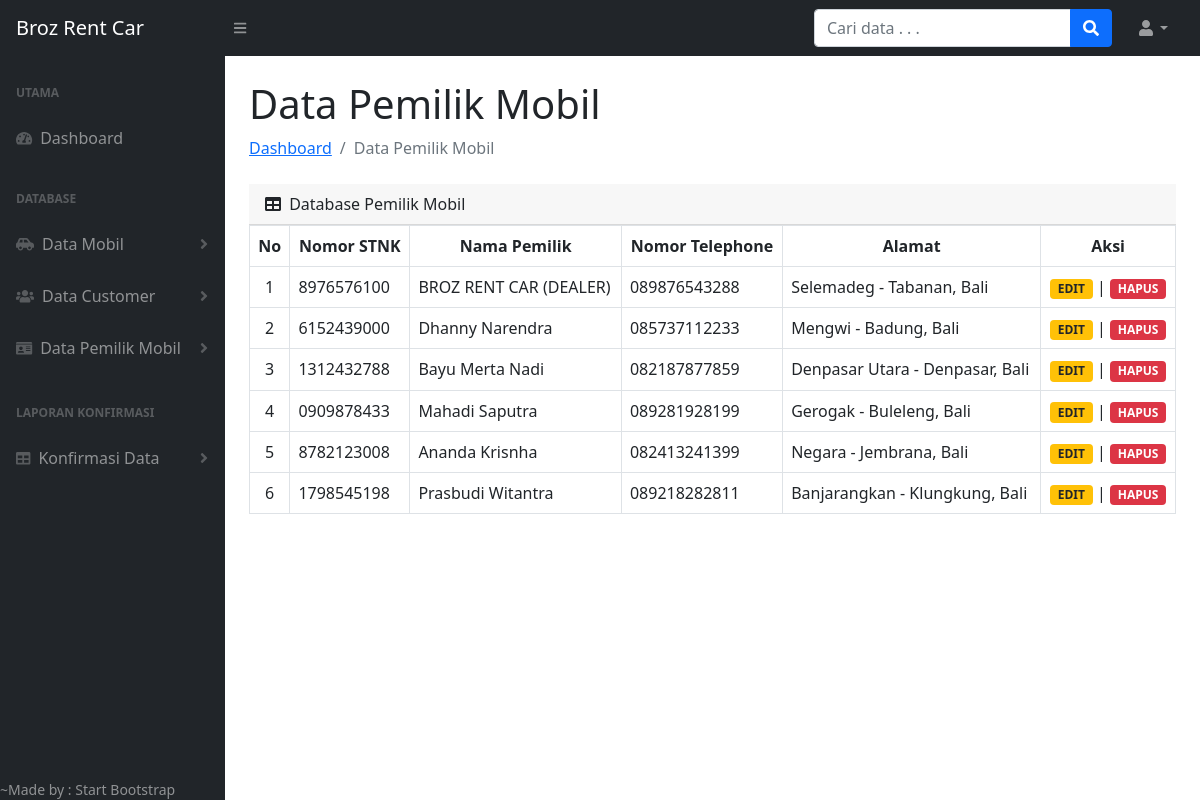
The app's page /admin/data_pemilik.php (signed in) with its own data.
### tables this page shows
CREATE TABLE `pemilikmobil` (
  `id_pemilik` int(11) NOT NULL,
  `no_stnk` varchar(10) NOT NULL,
  `nama_pemilik` varchar(100) NOT NULL,
  `no_telp` varchar(20) NOT NULL,
  `alamat` varchar(100) NOT NULL
);

### admin/functions.php (called while the page is built, shortened)
<?php
$conn = mysqli_connect("localhost", "root", "", "rentcar");
function query($query)
{
    global $conn;
    $result = mysqli_query($conn, $query);
    $rows = [];
    while ($row = mysqli_fetch_assoc($result)) {
        $rows[] = $row;
    }
    return $rows;
}

### admin/data_pemilik.php (the view, shortened to what this page needs)
<?php
require 'functions.php';
$data_pemilik = query("SELECT * FROM pemilikmobil");
?>
<!DOCTYPE html>
<html lang="en">
  <head>
    <link href="https://cdn.jsdelivr.net/npm/simple-datatables@latest/dist/style.css" rel="stylesheet" />
    <link href="css/styles.css" rel="stylesheet" />
  </head>
  <body class="sb-nav-fixed">
    <nav class="sb-topnav navbar navbar-expand navbar-dark bg-dark">
      <a class="navbar-brand ps-3" href="index.php">Broz Rent Car</a>
      <button class="btn btn-link btn-sm order-1 order-lg-0 me-4 me-lg-0" id="sidebarToggle" href=""><i class="fas fa-bars"></i></button>
      <form action="" method="post" class="d-none d-md-inline-block form-inline ms-auto me-0 me-md-3 my-2 my-md-0">
        <div class="input-group">
          <input name="keyword" class="form-control" type="text" placeholder="Cari data . . ." aria-label="Search for..." autocomplete="off" />
          <button name="cari" class="btn btn-primary" type="submit"><i class="fas fa-search"></i></button>
        </div>
      </form>
      <ul class="navbar-nav ms-auto ms-md-0 me-3 me-lg-4">
        <li class="nav-item dropdown">
          <a class="nav-link dropdown-toggle" id="navbarDropdown" href="" role="button" data-bs-toggle="dropdown" aria-expanded="false"><i class="fas fa-user fa-fw"></i></a>
        </li>
      </ul>
    </nav>
    <div id="layoutSidenav">
      <div id="layoutSidenav_nav">
        <nav class="sb-sidenav accordion sb-sidenav-dark" id="sidenavAccordion">
          <div class="sb-sidenav-menu">
            <div class="nav">
              <div class="sb-sidenav-menu-heading">Utama</div>
              <a class="nav-link" href="index.php">
                <div class="sb-nav-link-icon"><i class="fas fa-tachometer-alt"></i></div>
                Dashboard
              </a>
              <div class="sb-sidenav-menu-heading">Database</div>
              <a class="nav-link collapsed mb-1" href="" data-bs-toggle="collapse" data-bs-target="#collapseLayouts" aria-expanded="false" aria-controls="collapseLayouts">
                <div class="sb-nav-link-icon"><i class="fas fa-car-side"></i></div>
                Data Mobil
                <div class="sb-sidenav-collapse-arrow"><i class="fas fa-angle-down"></i></div>
              </a>
              <a class="nav-link collapsed mb-1" href="" data-bs-toggle="collapse" data-bs-target="#collapsePages" aria-expanded="false" aria-controls="collapsePages">
                <div class="sb-nav-link-icon"><i class="fas fa-users"></i></div>
                Data Customer
                <div class="sb-sidenav-collapse-arrow"><i class="fas fa-angle-down"></i></div>
              </a>
              <a class="nav-link collapsed mb-1" href="" data-bs-toggle="collapse" data-bs-target="#collapsePemilik" aria-expanded="false" aria-controls="collapsePemilik">
                <div class="sb-nav-link-icon"><i class="fas fa-id-card"></i></div>
                Data Pemilik Mobil
                <div class="sb-sidenav-collapse-arrow"><i class="fas fa-angle-down"></i></div>
              </a>
              <div class="sb-sidenav-menu-heading">Laporan Konfirmasi</div>
              <a class="nav-link collapsed mb-1" href="" data-bs-toggle="collapse" data-bs-target="#collapseLaporan" aria-expanded="false" aria-controls="collapseLaporan">
                <div class="sb-nav-link-icon"><i class="fas fa-table"></i></div>
                Konfirmasi Data
                <div class="sb-sidenav-collapse-arrow"><i class="fas fa-angle-down"></i></div>
              </a>
            </div>
          </div>
            <div>
              <div class="small">~Made by : Start Bootstrap</div>
            </div>
        </nav>
      </div>
      <div id="layoutSidenav_content">
        <main>
          <div class="container-fluid px-4">
            <h1 class="mt-4">Data Pemilik Mobil</h1>
            <ol class="breadcrumb mb-4">
              <li class="breadcrumb-item"><a href="index.php">Dashboard</a></li>
              <li class="breadcrumb-item active">Data Pemilik Mobil</li>
            </ol>
            <div class="card-header">
              <i class="fas fa-table me-1"></i>
              Database Pemilik Mobil
            </div>
            <div class="table-responsive">
            <table class="table table-hover table-bordered">
              <thead>
                <tr class="text-center">
                  <th scope="col">No</th>
                  <th scope="col">Nomor STNK</th>
                  <th scope="col">Nama Pemilik</th>
                  <th scope="col">Nomor Telephone</th>
                  <th scope="col">Alamat</th>
                  <th scope="col">Aksi</th>
                </tr>
              </thead>
              <tbody>
                <?php $i = 1;?>
                <?php foreach ($data_pemilik as $row): ?>
                <tr>
                  <td class="text-center"><?=$i;?></td>
                  <td><?=$row["no_stnk"];?></td>
                  <td><?=$row["nama_pemilik"];?></td>
                  <td><?=$row["no_telp"];?></td>
                  <td><?=$row["alamat"];?></td>
                  <td class="text-center">
                    <a href="ubah_pemilik.php?id_pemilik=<?=$row["id_pemilik"];?>"><span class="badge bg-warning text-dark">EDIT</span></a> |
                    <a href="hapus_pemilik.php?id_pemilik=<?=$row["id_pemilik"];?>" onclick="return confirm('Yakin ingin menghapus data tersebut?');"><span class="badge bg-danger">HAPUS</span></a>
                  </td>
                </tr>
                <?php $i++;?>
                <?php endforeach;?>
              </tbody>
            </table>
            </div>
          </div>
        </main>
      </div>
    </div>
  </body>
</html>

### records on screen
pemilikmobil: no_stnk "8976576100", nama_pemilik "BROZ RENT CAR (DEALER)", no_telp "089876543288", alamat "Selemadeg - Tabanan, Bali"
pemilikmobil: no_stnk "6152439000", nama_pemilik "Dhanny Narendra", no_telp "085737112233", alamat "Mengwi - Badung, Bali"
pemilikmobil: no_stnk "1312432788", nama_pemilik "Bayu Merta Nadi", no_telp "082187877859", alamat "Denpasar Utara - Denpasar, Bali"
pemilikmobil: no_stnk "0909878433", nama_pemilik "Mahadi Saputra", no_telp "089281928199", alamat "Gerogak - Buleleng, Bali"
pemilikmobil: no_stnk "8782123008", nama_pemilik "Ananda Krisnha", no_telp "082413241399", alamat "Negara - Jembrana, Bali"
pemilikmobil: no_stnk "1798545198", nama_pemilik "Prasbudi Witantra", no_telp "089218282811", alamat "Banjarangkan - Klungkung, Bali"
